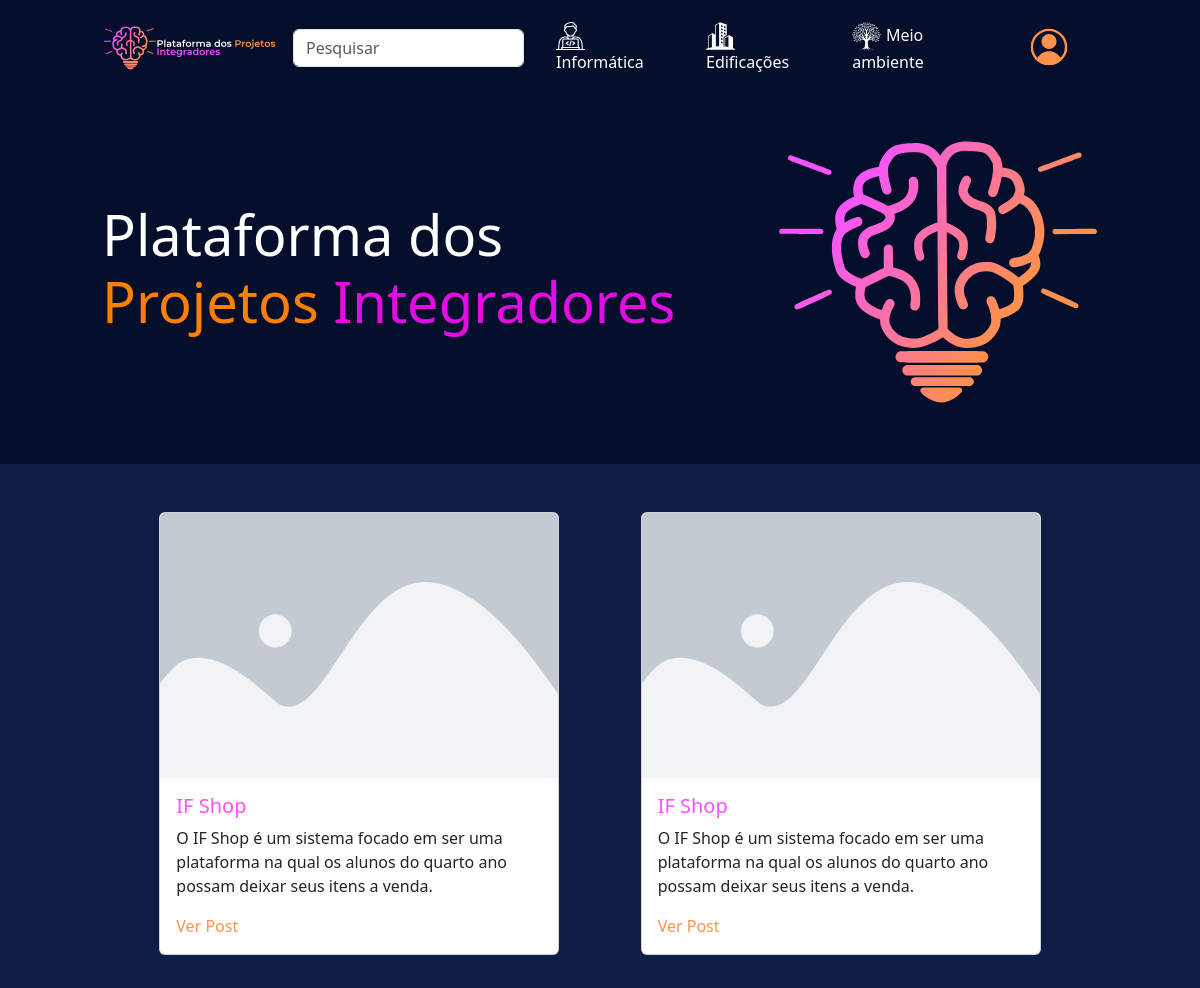
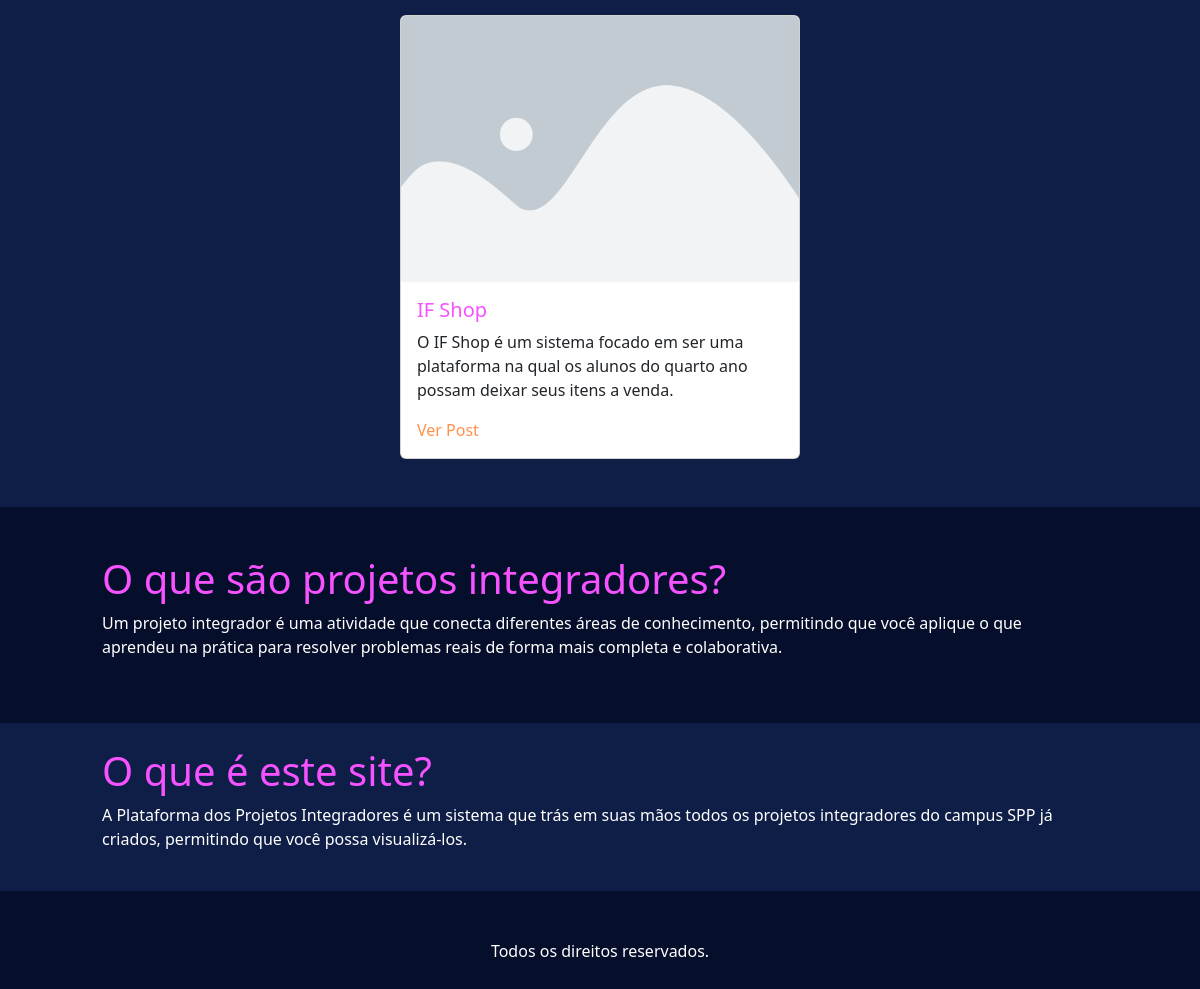
The page / on the database its author committed (2 pictures, top to bottom).
### ppi/models.py (models this page shows, shortened)
class Post(models.Model):
    titulo = models.CharField(max_length=50)
    justificativa = models.TextField(max_length=120)
    resumo = models.TextField(max_length=255)
    data_publi = models.DateField(auto_now=True)
    usuarios1 = models.ManyToManyField(Usuario1)
    usuarios2 = models.ManyToManyField(Usuario2)

### ppi/views.py (the view)
# urls.py: path("", views.index, name = "index"),
def index(request):
    context = {
        "posts" : Post.objects.all,
        "range" : range(3)
    }
    return render(request, "index.html", context)

### ppi/templates/index.html (shortened to what this page needs)
{% extends "base.html" %}
{% load static %}
{% block conteudo %}
<div class="container custom-container mb-3 py-3">
    <div class="row g-0">
        <div class="col-md-7 d-flex justify-content-start align-items-center">
            <h1 class="text-white text-left" style="font-size: 3.5em;">
                Plataforma dos <a style="color: rgb(255, 128, 0);">Projetos</a> <a style="color: rgb(228, 12, 228);">Integradores</a>
            </h1>
        </div>
        <div class="col-md-5 d-flex justify-content-end align-items-center">
            <img src="{% static 'imgs/LogoPPI.svg' %}" alt="Logo" style="max-height: 20rem;">
        </div>
    </div>
</div>
<div class="container-fluid" style="background-color: rgb(14, 30, 70);">
    <div class="container custom-container d-flex flex-column">
        <div class="d-flex flex-wrap justify-content-evenly py-4">
            {% for x in range%}
                {% for post in posts %}
                <div class="card m-4" style="max-width: 25rem;">
                    <img src="{% static "imgs/placeholder.png" %}" class="card-img-top" alt="...">
                    <div class="card-body">
                        <h5 class="card-title roxinho">{{post.titulo}}</h5>
                        <p class="card-text">{{post.justificativa}}</p>
                        <a class="text-end laranja" href="{% url "post" post.id %}">Ver Post</a>
                    </div>
                </div>
                {% endfor %}
            {% endfor %}
        </div>
    </div>
</div>
<div class="container-fluid">
    <div class="container custom-container mt-4 py-4">
        <h1 class="roxinho">
            O que são projetos integradores?
        </h1>
        <p class="text-white">
            Um projeto integrador é uma atividade que conecta diferentes áreas de conhecimento, permitindo que você aplique o que aprendeu na prática para resolver problemas reais de forma mais completa e colaborativa.
        </p>
    </div>
</div>
<div class="container-fluid blueback">
    <div class="container custom-container mt-4 py-4">
        <h1 class="roxinho">
            O que é este site?
        </h1>
        <p class="text-white">
            A Plataforma dos Projetos Integradores é um sistema que trás em suas mãos todos os projetos integradores do campus SPP já criados, permitindo que você possa visualizá-los.
        </p>
    </div>
</div>
{% endblock conteudo %}

### ppi/templates/base.html (style rules this page uses)
.roxinho { color: rgb(246, 82, 255); text-decoration: none; }
.laranja { color: rgb(255, 145, 77); text-decoration: none; }
.blueback { background-color: rgb(14, 30, 70); }
.custom-container { max-width: 85vw; width: 100%; }

### rows shown on the page
Post: titulo "IF Shop", justificativa "O IF Shop é um sistema focado em ser uma plataforma na qual os alunos do quarto ano possam deixar seus itens a venda."
